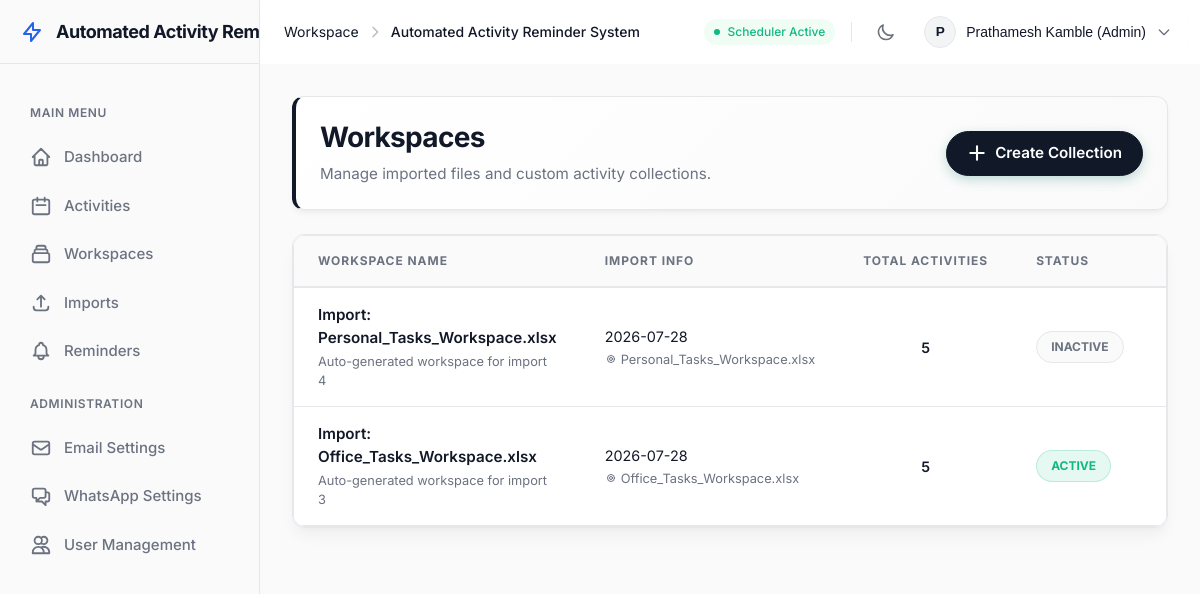
The page /collections (signed in) on the database its author committed.
### src/db/models.py (models this page shows)
class User(Base):
    __tablename__ = "users"
    id = Column(Integer, primary_key=True)
    username = Column(String(100), unique=True, nullable=False, index=True) # Kept for legacy compatibility if needed
    email = Column(String(255), unique=True, nullable=False, index=True)
    display_name = Column(String(150), nullable=False)
    password_hash = Column(String(255), nullable=False)
    role = Column(String(20), nullable=False, default="employee")
    is_active = Column(Boolean, nullable=False, default=True)
    email_verified = Column(Boolean, nullable=False, default=False)
    must_change_password = Column(Boolean, nullable=False, default=False)
    created_at = Column(DateTime, nullable=False, default=datetime.utcnow)
    password_reset_tokens = relationship("PasswordResetToken", back_populates="user", cascade="all, delete-orphan")
    email_verification_tokens = relationship("EmailVerificationToken", back_populates="user", cascade="all, delete-orphan")
    login_history = relationship("LoginHistory", back_populates="user", cascade="all, delete-orphan")
    activities = relationship("ActivityRecord", back_populates="assigned_user")

class TaskCollection(Base):
    __tablename__ = "task_collections"
    id = Column(Integer, primary_key=True)
    name = Column(String(255), nullable=False, index=True)
    description = Column(Text, nullable=True)
    import_date = Column(DateTime, nullable=False, default=datetime.utcnow)
    imported_file_name = Column(String(255), nullable=True)
    is_active = Column(Boolean, nullable=False, default=False)
    created_at = Column(DateTime, nullable=False, default=datetime.utcnow)
    activities = relationship("ActivityRecord", back_populates="task_collection", cascade="all, delete-orphan")
    modules = relationship("Module", back_populates="task_collection", cascade="all, delete-orphan")
    recipients = relationship("Recipient", back_populates="workspace", cascade="all, delete-orphan")

### src/web/app.py (the view)
@app.get("/collections", response_class=HTMLResponse)
def collections_list(request: Request) -> typing.Any:
    db = get_db()
    try:
        user = require_login(request, db)
        if isinstance(user, RedirectResponse):
            return user
        collections = db.query(TaskCollection).order_by(TaskCollection.created_at.desc()).all()
        return render(request, "collections.html", {"collections": collections}, user)
    finally:
        close_db(db)

### src/web/templates/collections.html (shortened to what this page needs)
{% extends "base.html" %}
{% block content %}
<section class="panel hero-section" style="display: flex; justify-content: space-between; align-items: center; background: linear-gradient(135deg, var(--bg-surface) 0%, var(--bg-app) 100%); border-left: 4px solid var(--primary); flex-wrap: wrap; gap: 16px; margin-bottom: 24px; padding: 24px; border-radius: var(--radius-lg); box-shadow: 0 4px 6px -1px rgba(0, 0, 0, 0.05), 0 2px 4px -1px rgba(0, 0, 0, 0.03);">
  <div>
    <h1 style="font-size: 1.75rem; margin-bottom: 8px; color: var(--text-main); font-weight: 700; letter-spacing: -0.025em;">Workspaces</h1>
    <p style="color: var(--text-muted); margin: 0; font-size: 0.95rem;">Manage imported files and custom activity collections.</p>
  </div>
  <div style="display: flex; gap: 12px; align-items: center; flex-wrap: wrap;">
    <a href="/collections/new" class="button primary" style="box-shadow: 0 4px 12px rgba(15, 124, 112, 0.25); border-radius: var(--radius-full); padding: 10px 20px; font-weight: 600; transition: transform 0.2s, box-shadow 0.2s; display: inline-flex; align-items: center; gap: 8px;">
      <svg width="20" height="20" fill="none" stroke="currentColor" stroke-width="2.5" viewBox="0 0 24 24"><path stroke-linecap="round" stroke-linejoin="round" d="M12 4v16m8-8H4"></path></svg>
      Create Collection
    </a>
  </div>
</section>
<section class="panel" style="padding: 0; overflow: hidden; border-radius: var(--radius-lg); box-shadow: 0 10px 15px -3px rgba(0, 0, 0, 0.05), 0 4px 6px -2px rgba(0, 0, 0, 0.02); background: var(--bg-surface); border: 1px solid var(--border-color);">
  <div class="table-wrap" style="overflow-x: auto; width: 100%;">
    <table class="data-table" id="collections-table" style="width: 100%; border-collapse: collapse; text-align: left;">
      <thead style="background-color: var(--bg-app); border-bottom: 2px solid var(--border-color);">
        <tr>
          <th style="padding: 16px 24px; font-size: 0.75rem; font-weight: 700; color: var(--text-muted); text-transform: uppercase; letter-spacing: 0.08em;">Workspace Name</th>
          <th style="padding: 16px 24px; font-size: 0.75rem; font-weight: 700; color: var(--text-muted); text-transform: uppercase; letter-spacing: 0.08em;">Import Info</th>
          <th style="padding: 16px 24px; font-size: 0.75rem; font-weight: 700; color: var(--text-muted); text-transform: uppercase; letter-spacing: 0.08em; text-align: center;">Total Activities</th>
          <th style="padding: 16px 24px; font-size: 0.75rem; font-weight: 700; color: var(--text-muted); text-transform: uppercase; letter-spacing: 0.08em;">Status</th>
          <th style="padding: 16px 24px; font-size: 0.75rem; font-weight: 700; color: var(--text-muted); text-transform: uppercase; letter-spacing: 0.08em; text-align: right;">Actions</th>
        </tr>
      </thead>
      <tbody>
        {% for c in collections %}
        <tr style="border-bottom: 1px solid var(--border-color); transition: all 0.2s ease;">
          <td style="padding: 16px 24px; vertical-align: middle;">
            <div style="display: flex; flex-direction: column; gap: 2px;">
              <strong style="color: var(--text-main); font-weight: 600; font-size: 0.95rem;">{{ c.name }}</strong>
              {% if c.description %}
              <span style="font-size: 0.8rem; color: var(--text-muted);">{{ c.description }}</span>
              {% endif %}
            </div>
          </td>
          <td style="padding: 16px 24px; vertical-align: middle;">
            <div style="display: flex; flex-direction: column; gap: 2px;">
              <span style="font-size: 0.9rem; color: var(--text-main);">
                {{ c.import_date.strftime('%Y-%m-%d') if c.import_date else 'N/A' }}
              </span>
              {% if c.imported_file_name %}
              <span style="font-size: 0.8rem; color: var(--text-muted); display: flex; align-items: center; gap: 4px;">
                <svg width="12" height="12" fill="none" stroke="currentColor" stroke-width="2" viewBox="0 0 24 24"><path stroke-linecap="round" stroke-linejoin="round" d="M15 12a3 3 0 11-6 0 3 3 0 016 0z"></path><path stroke-linecap="round" stroke-linejoin="round" d="M19 12a7 7 0 11-14 0 7 7 0 0114 0z"></path></svg>
                {{ c.imported_file_name }}
              </span>
              {% endif %}
            </div>
          </td>
          <td style="padding: 16px 24px; vertical-align: middle; text-align: center;">
            <span style="font-weight: 600; color: var(--text-main);">{{ c.activities|length }}</span>
          </td>
          <td style="padding: 16px 24px; vertical-align: middle;">
            {% if c.is_active %}
            <span style="display: inline-flex; align-items: center; gap: 6px; padding: 6px 14px; border-radius: var(--radius-full); font-size: 0.75rem; font-weight: 700; text-transform: uppercase; background: rgba(16, 185, 129, 0.1); color: #10b981; border: 1px solid rgba(16, 185, 129, 0.2);">
              Active
            </span>
            {% else %}
            <span style="display: inline-flex; align-items: center; gap: 6px; padding: 6px 14px; border-radius: var(--radius-full); font-size: 0.75rem; font-weight: 700; text-transform: uppercase; background: var(--bg-app); color: var(--text-muted); border: 1px solid var(--border-color);">
              Inactive
            </span>
            {% endif %}
          </td>
          <td style="padding: 16px 24px; vertical-align: middle; text-align: right;">
          </td>
        </tr>
        {% endfor %}
      </tbody>
    </table>
  </div>
</section>
{% endblock %}

### src/web/templates/base.html (shortened to what this page needs)
<!doctype html>
<html lang="en">
<head>
  <link rel="stylesheet" href="{{ request.url_for('static', path='styles.css') }}">
</head>
<body>
  <div class="app-shell">
    <aside class="app-sidebar" id="app-sidebar">
      <div class="sidebar-header">
        <a class="sidebar-brand" href="/dashboard">
          <svg class="brand-icon" fill="none" stroke="currentColor" stroke-width="2" viewBox="0 0 24 24"><path stroke-linecap="round" stroke-linejoin="round" d="M13 10V3L4 14h7v7l9-11h-7z"></path></svg>
          <span class="sidebar-brand-text">{{ app_name }}</span>
        </a>
      </div>
      <div class="sidebar-nav">
        {% if user %}
          <div class="sidebar-nav-heading">Main Menu</div>
          <a href="/dashboard">
            <svg class="nav-icon" fill="none" stroke="currentColor" viewBox="0 0 24 24"><path stroke-linecap="round" stroke-linejoin="round" stroke-width="2" d="M3 12l2-2m0 0l7-7 7 7M5 10v10a1 1 0 001 1h3m10-11l2 2m-2-2v10a1 1 0 01-1 1h-3m-6 0a1 1 0 001-1v-4a1 1 0 011-1h2a1 1 0 011 1v4a1 1 0 001 1m-6 0h6"></path></svg>
            <span class="nav-text">Dashboard</span>
          </a>
          <a href="/activities">
            <svg class="nav-icon" fill="none" stroke="currentColor" viewBox="0 0 24 24"><path stroke-linecap="round" stroke-linejoin="round" stroke-width="2" d="M8 7V3m8 4V3m-9 8h10M5 21h14a2 2 0 002-2V7a2 2 0 00-2-2H5a2 2 0 00-2 2v12a2 2 0 002 2z"></path></svg>
            <span class="nav-text">Activities</span>
          </a>
          <a href="/collections">
            <svg class="nav-icon" fill="none" stroke="currentColor" viewBox="0 0 24 24"><path stroke-linecap="round" stroke-linejoin="round" stroke-width="2" d="M19 11H5m14 0a2 2 0 012 2v6a2 2 0 01-2 2H5a2 2 0 01-2-2v-6a2 2 0 012-2m14 0V9a2 2 0 00-2-2M5 11V9a2 2 0 012-2m0 0V5a2 2 0 012-2h6a2 2 0 012 2v2M7 7h10"></path></svg>
            <span class="nav-text">Workspaces</span>
          </a>
          <a href="/imports">
            <svg class="nav-icon" fill="none" stroke="currentColor" viewBox="0 0 24 24"><path stroke-linecap="round" stroke-linejoin="round" stroke-width="2" d="M4 16v1a3 3 0 003 3h10a3 3 0 003-3v-1m-4-8l-4-4m0 0L8 8m4-4v12"></path></svg>
            <span class="nav-text">Imports</span>
          </a>
          <a href="/reminders/preview">
            <span class="nav-text">Reminders</span>
          </a>
          {% if user.is_owner %}
            <div class="sidebar-nav-heading">Administration</div>
            <a href="/settings/email">
              <svg class="nav-icon" fill="none" stroke="currentColor" viewBox="0 0 24 24"><path stroke-linecap="round" stroke-linejoin="round" stroke-width="2" d="M3 8l7.89 5.26a2 2 0 002.22 0L21 8M5 19h14a2 2 0 002-2V7a2 2 0 00-2-2H5a2 2 0 00-2 2v10a2 2 0 002 2z"></path></svg>
              <span class="nav-text">Email Settings</span>
            </a>
            <a href="/settings/whatsapp">
              <span class="nav-text">WhatsApp Settings</span>
            </a>
            <a href="/users">
              <svg class="nav-icon" fill="none" stroke="currentColor" viewBox="0 0 24 24"><path stroke-linecap="round" stroke-linejoin="round" stroke-width="2" d="M12 4.354a4 4 0 110 5.292M15 21H3v-1a6 6 0 0112 0v1zm0 0h6v-1a6 6 0 00-9-5.197M13 7a4 4 0 11-8 0 4 4 0 018 0z"></path></svg>
              <span class="nav-text">User Management</span>
            </a>
          {% endif %}
        {% endif %}
      </div>
    </aside>
    <div class="app-content-wrapper">
      <header class="app-navbar">
        <div class="navbar-left">
          <div class="navbar-breadcrumbs desktop-only">
            <span class="breadcrumb-item text-muted">Workspace</span>
            <svg class="breadcrumb-separator" width="16" height="16" fill="none" stroke="currentColor" viewBox="0 0 24 24"><path stroke-linecap="round" stroke-linejoin="round" stroke-width="2" d="M9 5l7 7-7 7"></path></svg>
            <span class="breadcrumb-item fw-500">{{ app_name }}</span>
          </div>
        </div>
        <div class="navbar-right">
          <div class="scheduler-status desktop-only">
            <span class="status-dot pulsing"></span>
            <span class="status-text">Scheduler Active</span>
          </div>
          <button id="theme-toggle" class="icon-button theme-toggle-btn" aria-label="Toggle Theme">
            <svg width="20" height="20" fill="none" stroke="currentColor" stroke-width="2" viewBox="0 0 24 24">
              <path stroke-linecap="round" stroke-linejoin="round" d="M20.354 15.354A9 9 0 018.646 3.646 9.003 9.003 0 0012 21a9.003 9.003 0 008.354-5.646z"></path>
            </svg>
          </button>
          {% if user %}
            <div class="user-profile-menu dropdown-container">
              <button class="user-name profile-dropdown-btn">
                <div class="avatar">{{ user.display_name[:1] | upper }}</div>
                <span class="desktop-only">{{ user.display_name }} ({{ user.role|title }})</span>
                <svg class="dropdown-chevron desktop-only" width="16" height="16" fill="none" stroke="currentColor" viewBox="0 0 24 24"><path stroke-linecap="round" stroke-linejoin="round" stroke-width="2" d="M19 9l-7 7-7-7"></path></svg>
              </button>
            </div>
          {% else %}
            <div class="user-profile-menu">
              <a href="/login" class="button small ghost">Login</a>
              <a href="/signup" class="button small primary">Signup</a>
            </div>
          {% endif %}
        </div>
      </header>
      <main class="page-content">
        <div class="page">
          {% block content %}{% endblock %}
        </div>
      </main>
    </div>
  </div>
</body>
</html>

### rows shown on the page
User: display_name "P", display_name "Prathamesh Kamble", role "Admin"
TaskCollection: name "Import: Personal_Tasks_Workspace.xlsx", description "Auto-generated workspace for import 4", import_date "2026-07-28", imported_file_name "Personal_Tasks_Workspace.xlsx", activities|length "5", is_active "INACTIVE"
TaskCollection: name "Import: Office_Tasks_Workspace.xlsx", description "Auto-generated workspace for import 3", import_date "2026-07-28", imported_file_name "Office_Tasks_Workspace.xlsx", activities|length "5", is_active "ACTIVE"

### other values the page prints
{{ app_name }} "Automated Activity…"
{{ app_name }} "Automated Activity Reminder System"
